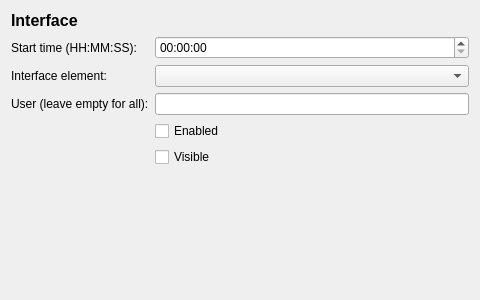
<?xml version="1.0" encoding="UTF-8"?>
<ui version="4.0">
 <class>InterfaceElementEditor</class>
 <widget class="QWidget" name="InterfaceElementEditor">
  <property name="geometry">
   <rect>
    <x>0</x>
    <y>0</y>
    <width>480</width>
    <height>300</height>
   </rect>
  </property>
  <property name="minimumSize">
   <size>
    <width>480</width>
    <height>0</height>
   </size>
  </property>
  <property name="windowTitle">
   <string>Form</string>
  </property>
  <layout class="QFormLayout" name="formLayout">
   <item row="0" column="0" colspan="2">
    <widget class="QLabel" name="label">
     <property name="font">
      <font>
       <pointsize>12</pointsize>
       <weight>75</weight>
       <bold>true</bold>
      </font>
     </property>
     <property name="text">
      <string>Interface</string>
     </property>
    </widget>
   </item>
   <item row="7" column="0">
    <widget class="QLabel" name="label_2">
     <property name="text">
      <string>Interface element:</string>
     </property>
    </widget>
   </item>
   <item row="7" column="1">
    <widget class="QComboBox" name="interfaceElement"/>
   </item>
   <item row="9" column="1">
    <widget class="QCheckBox" name="enabledCheck">
     <property name="text">
      <string>Enabled</string>
     </property>
    </widget>
   </item>
   <item row="10" column="1">
    <widget class="QCheckBox" name="visibleCheck">
     <property name="text">
      <string>Visible</string>
     </property>
    </widget>
   </item>
   <item row="6" column="1">
    <widget class="QTimeEdit" name="timeEdit">
	 <property name="currentSection">
      <enum>QDateTimeEdit::SecondSection</enum>
     </property>
     <property name="displayFormat">
      <string>HH:mm:ss</string>
     </property>
    </widget>
   </item>
   <item row="6" column="0">
    <widget class="QLabel" name="label_3">
     <property name="text">
      <string>Start time (HH:MM:SS):</string>
     </property>
    </widget>
   </item>
   <item row="8" column="1">
    <widget class="QLineEdit" name="users"/>
   </item>
   <item row="8" column="0">
    <widget class="QLabel" name="label_4">
     <property name="text">
      <string>User (leave empty for all):</string>
     </property>
    </widget>
   </item>
  </layout>
 </widget>
 <resources/>
 <connections/>
</ui>
